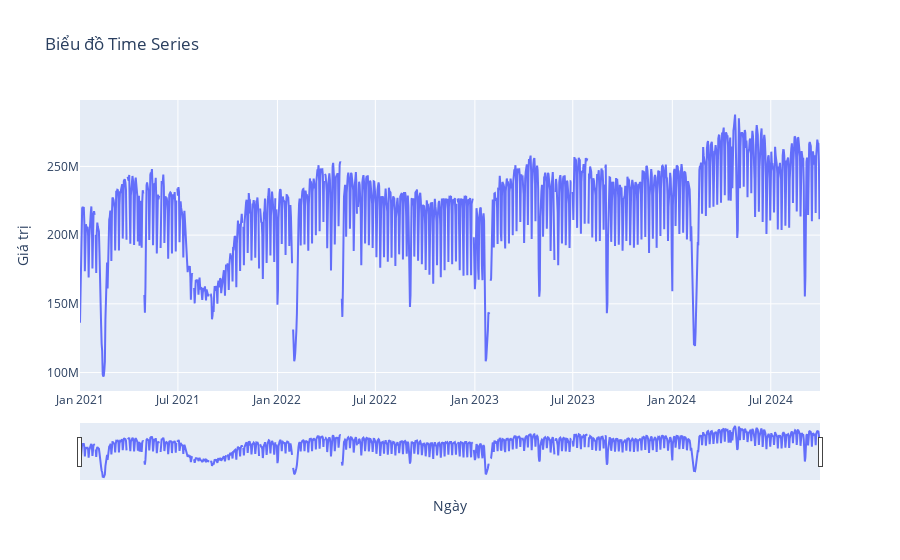

Source (notebook cell):
### Code cell
# Tạo biểu đồ
fig = go.Figure()

fig.add_trace(go.Scatter(x=df['Ngày'], y=df['Value'], mode='lines', name='Giá trị'))

# Cài đặt tiêu đề và nhãn
fig.update_layout(
    title='Biểu đồ Time Series',
    xaxis_title='Ngày',
    yaxis_title='Giá trị',
    xaxis_rangeslider_visible=True
)

# Hiển thị biểu đồ
fig.show()

### Figure 1 — Plotly figure (JSON) as saved in the notebook; plotly's stock layout.template omitted (floating-point values rounded to 4 significant figures; data arrays with more than 128 entries replaced by an {"elided": "..."} marker saying what was removed)
{"data": [{"mode": "lines", "name": "Giá trị", "type": "scatter", "x": {"elided": "1369 str values"}, "y": {"elided": "1369 float values"}}], "layout": {"title": {"text": "Biểu đồ Time Series"}, "xaxis": {"rangeslider": {"visible": true}, "title": {"text": "Ngày"}}, "yaxis": {"title": {"text": "Giá trị"}}}}
